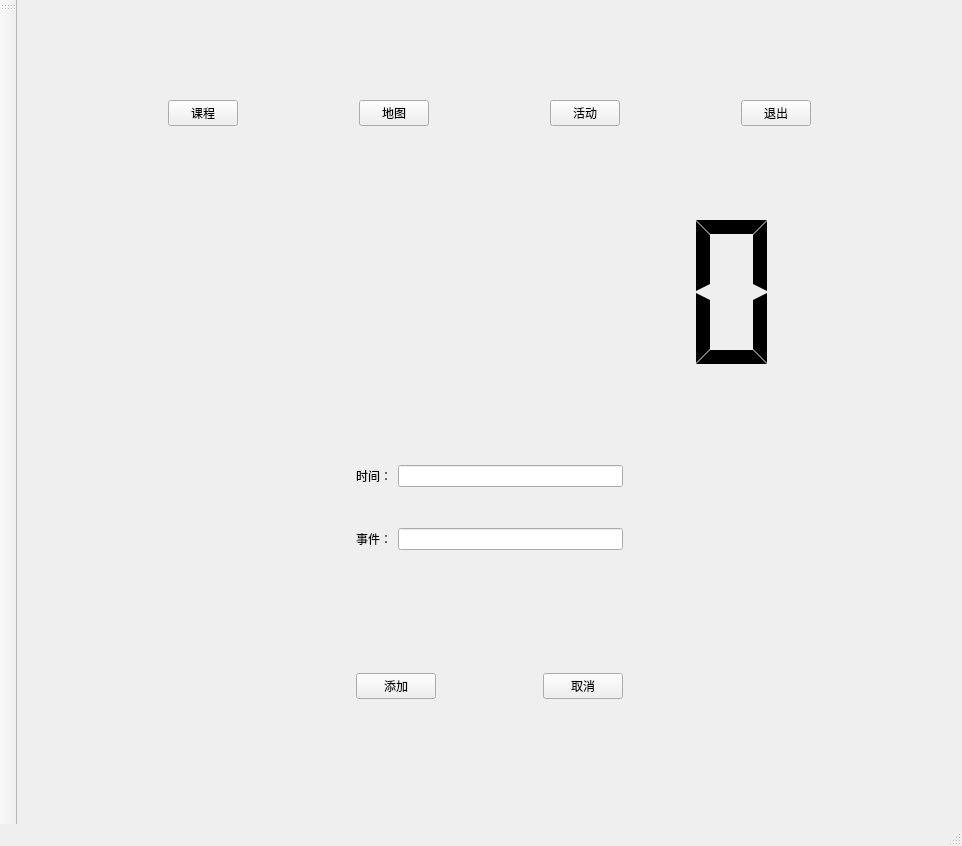
<?xml version="1.0" encoding="UTF-8"?>
<ui version="4.0">
 <class>MainWindow</class>
 <widget class="QMainWindow" name="MainWindow">
  <property name="enabled">
   <bool>true</bool>
  </property>
  <property name="geometry">
   <rect>
    <x>0</x>
    <y>0</y>
    <width>962</width>
    <height>846</height>
   </rect>
  </property>
  <property name="windowTitle">
   <string>课程表</string>
  </property>
  <property name="windowOpacity">
   <double>1.000000000000000</double>
  </property>
  <widget class="QWidget" name="centralwidget">
   <property name="maximumSize">
    <size>
     <width>16777215</width>
     <height>800</height>
    </size>
   </property>
   <layout class="QVBoxLayout" name="verticalLayout">
    <item>
     <widget class="QWidget" name="widget" native="true">
      <property name="maximumSize">
       <size>
        <width>1000</width>
        <height>2000</height>
       </size>
      </property>
      <layout class="QVBoxLayout" name="verticalLayout_2">
       <item>
        <widget class="QWidget" name="widget_2" native="true">
         <property name="maximumSize">
          <size>
           <width>16777215</width>
           <height>16777215</height>
          </size>
         </property>
         <layout class="QVBoxLayout" name="verticalLayout_3">
          <item>
           <widget class="QWidget" name="widget_3" native="true">
            <layout class="QHBoxLayout" name="horizontalLayout">
             <item>
              <widget class="QPushButton" name="timeTableButton">
               <property name="maximumSize">
                <size>
                 <width>70</width>
                 <height>16777215</height>
                </size>
               </property>
               <property name="text">
                <string>课程</string>
               </property>
              </widget>
             </item>
             <item>
              <widget class="QPushButton" name="mapButton">
               <property name="maximumSize">
                <size>
                 <width>70</width>
                 <height>16777215</height>
                </size>
               </property>
               <property name="text">
                <string>地图</string>
               </property>
              </widget>
             </item>
             <item>
              <widget class="QPushButton" name="activityButton">
               <property name="maximumSize">
                <size>
                 <width>70</width>
                 <height>16777215</height>
                </size>
               </property>
               <property name="text">
                <string>活动</string>
               </property>
              </widget>
             </item>
             <item>
              <widget class="QPushButton" name="exitButton">
               <property name="maximumSize">
                <size>
                 <width>70</width>
                 <height>16777215</height>
                </size>
               </property>
               <property name="text">
                <string>退出</string>
               </property>
              </widget>
             </item>
            </layout>
           </widget>
          </item>
          <item>
           <widget class="QLCDNumber" name="digitalClock">
            <property name="minimumSize">
             <size>
              <width>300</width>
              <height>60</height>
             </size>
            </property>
            <property name="font">
             <font>
              <family>Comic Sans MS</family>
              <pointsize>5</pointsize>
              <weight>50</weight>
              <bold>false</bold>
             </font>
            </property>
            <property name="frameShape">
             <enum>QFrame::NoFrame</enum>
            </property>
            <property name="frameShadow">
             <enum>QFrame::Sunken</enum>
            </property>
            <property name="lineWidth">
             <number>9</number>
            </property>
            <property name="midLineWidth">
             <number>7</number>
            </property>
            <property name="smallDecimalPoint">
             <bool>true</bool>
            </property>
            <property name="digitCount">
             <number>6</number>
            </property>
            <property name="mode">
             <enum>QLCDNumber::Oct</enum>
            </property>
            <property name="segmentStyle">
             <enum>QLCDNumber::Flat</enum>
            </property>
           </widget>
          </item>
         </layout>
        </widget>
       </item>
      </layout>
     </widget>
    </item>
    <item>
     <widget class="QWidget" name="widget_4" native="true">
      <layout class="QHBoxLayout" name="horizontalLayout_3">
       <item>
        <spacer name="horizontalSpacer">
         <property name="orientation">
          <enum>Qt::Horizontal</enum>
         </property>
         <property name="sizeHint" stdset="0">
          <size>
           <width>297</width>
           <height>20</height>
          </size>
         </property>
        </spacer>
       </item>
       <item>
        <widget class="QWidget" name="widget_5" native="true">
         <layout class="QVBoxLayout" name="verticalLayout_4">
          <item>
           <widget class="QWidget" name="widget_7" native="true">
            <layout class="QGridLayout" name="gridLayout">
             <item row="0" column="0">
              <widget class="QLabel" name="label">
               <property name="text">
                <string>时间：</string>
               </property>
              </widget>
             </item>
             <item row="0" column="1">
              <widget class="QLineEdit" name="timeEdit"/>
             </item>
             <item row="1" column="0">
              <widget class="QLabel" name="label_2">
               <property name="text">
                <string>事件：</string>
               </property>
              </widget>
             </item>
             <item row="1" column="1">
              <widget class="QLineEdit" name="thingEdit"/>
             </item>
            </layout>
           </widget>
          </item>
          <item>
           <widget class="QWidget" name="widget_6" native="true">
            <layout class="QHBoxLayout" name="horizontalLayout_2">
             <item>
              <widget class="QPushButton" name="addButton">
               <property name="text">
                <string>添加</string>
               </property>
              </widget>
             </item>
             <item>
              <spacer name="horizontalSpacer_3">
               <property name="orientation">
                <enum>Qt::Horizontal</enum>
               </property>
               <property name="sizeHint" stdset="0">
                <size>
                 <width>63</width>
                 <height>20</height>
                </size>
               </property>
              </spacer>
             </item>
             <item>
              <widget class="QPushButton" name="cancelAddButton">
               <property name="text">
                <string>取消</string>
               </property>
              </widget>
             </item>
            </layout>
           </widget>
          </item>
         </layout>
        </widget>
       </item>
       <item>
        <spacer name="horizontalSpacer_2">
         <property name="orientation">
          <enum>Qt::Horizontal</enum>
         </property>
         <property name="sizeHint" stdset="0">
          <size>
           <width>297</width>
           <height>20</height>
          </size>
         </property>
        </spacer>
       </item>
      </layout>
     </widget>
    </item>
   </layout>
  </widget>
  <widget class="QMenuBar" name="menubar">
   <property name="geometry">
    <rect>
     <x>0</x>
     <y>0</y>
     <width>962</width>
     <height>26</height>
    </rect>
   </property>
  </widget>
  <widget class="QStatusBar" name="statusbar"/>
  <widget class="QToolBar" name="toolBar">
   <property name="windowTitle">
    <string>toolBar</string>
   </property>
   <attribute name="toolBarArea">
    <enum>LeftToolBarArea</enum>
   </attribute>
   <attribute name="toolBarBreak">
    <bool>false</bool>
   </attribute>
  </widget>
 </widget>
 <resources/>
 <connections/>
</ui>
